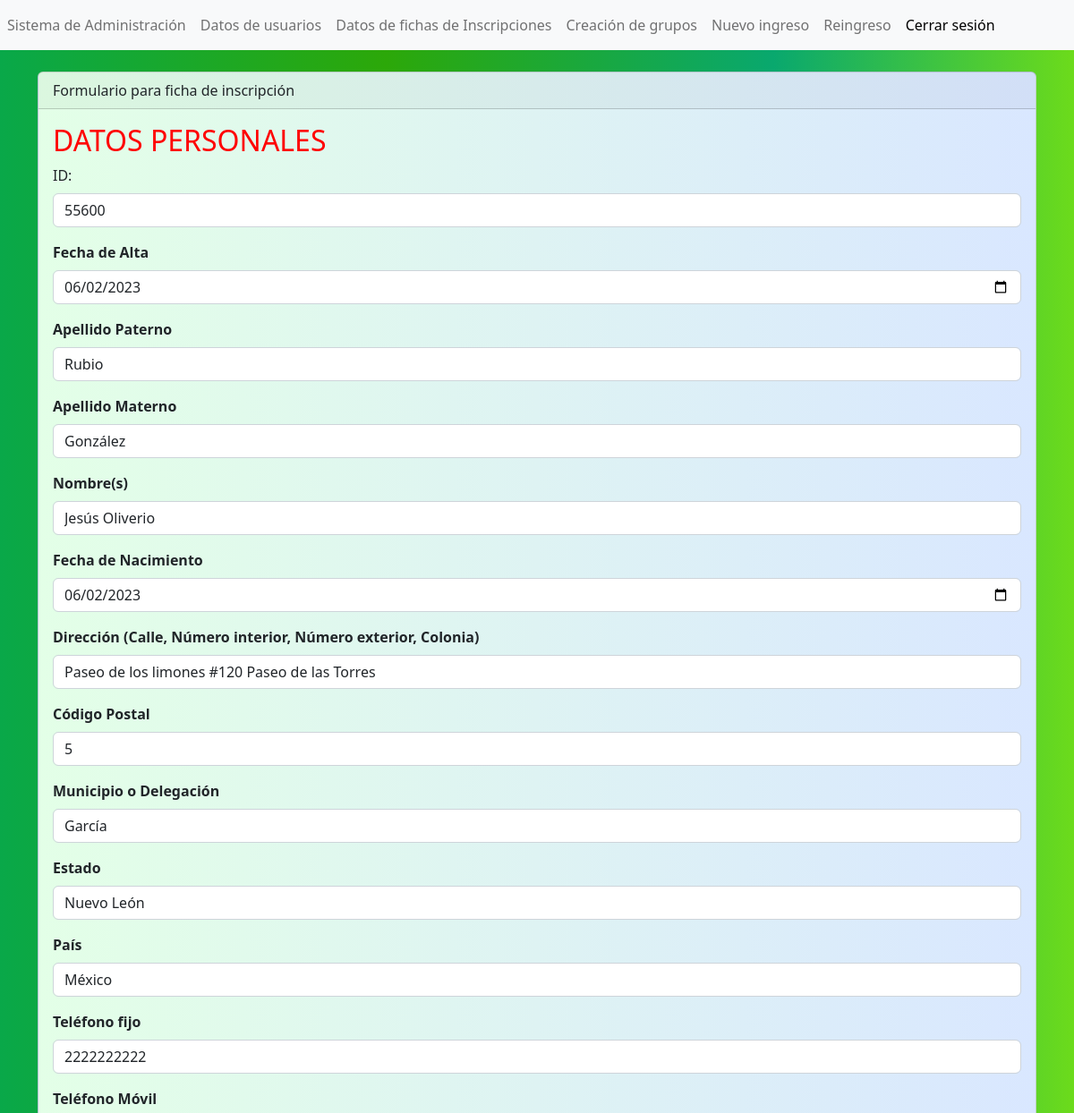
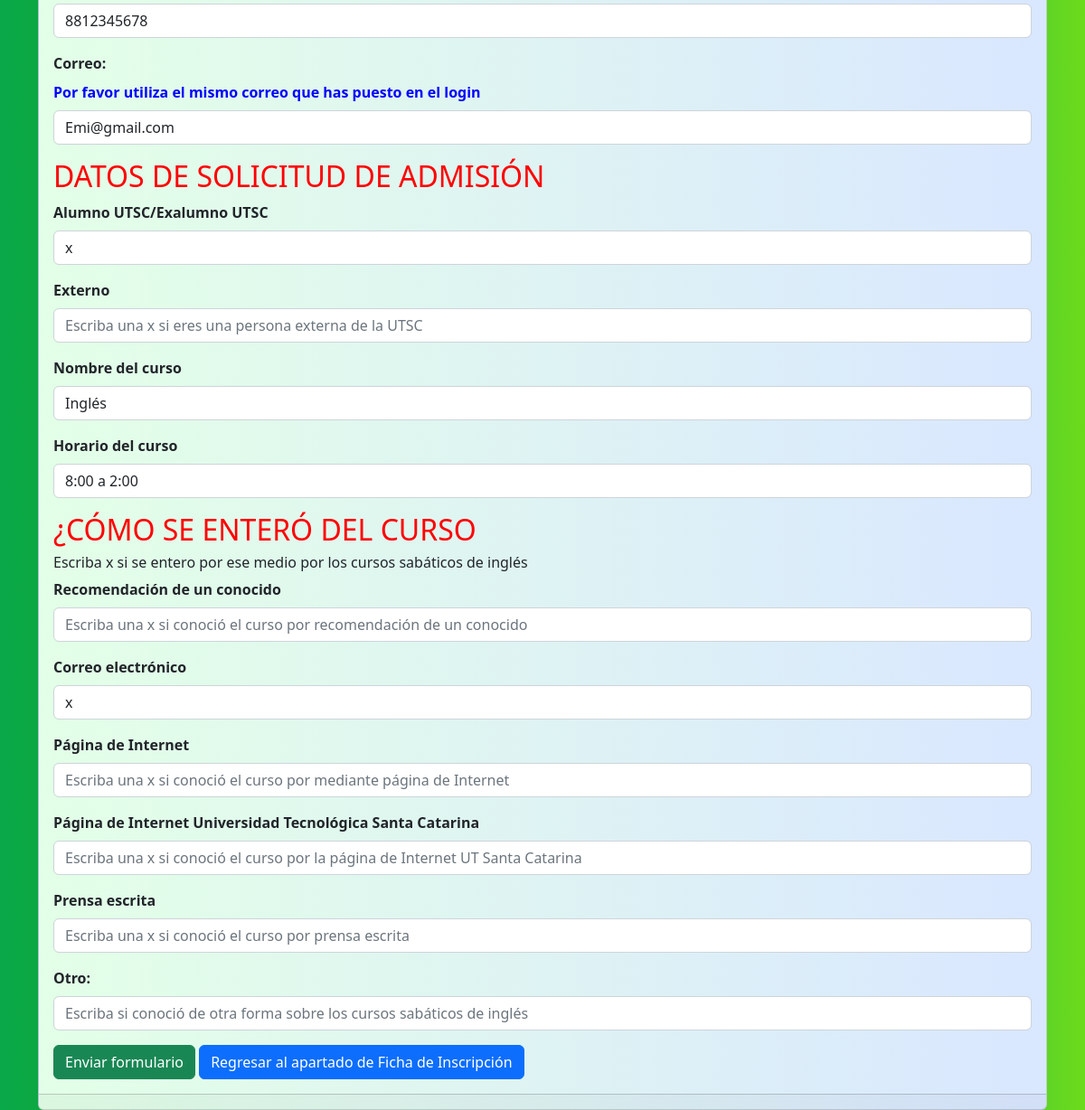
The app's page /administrador/fichainscripciones/editar.php?txtID=55600 (signed in) with its own data (2 pictures, top to bottom).
### tables this page shows
CREATE TABLE `fichainscripcion` (
  `idFichaInscripcion` int(11) NOT NULL,
  `fechaAlta` date NOT NULL,
  `apellidopaterno` text NOT NULL,
  `apellidomaterno` text NOT NULL,
  `nombres` text NOT NULL,
  `fecha_nac` date NOT NULL,
  `direccion` text NOT NULL,
  `cd` int(5) NOT NULL,
  `municipio` text NOT NULL,
  `estado` text NOT NULL,
  `pais` text NOT NULL,
  `tel_fijo` text NOT NULL,
  `tel_mov` text NOT NULL,
  `correo` text NOT NULL,
  `alumno` text NOT NULL,
  `externo` text NOT NULL,
  `nombre_curso` text NOT NULL,
  `horario_curso` text NOT NULL,
  `re_de_con` text NOT NULL,
  `correo_ut` text NOT NULL,
  `pag_internet` text NOT NULL,
  `pag_int_ut` text NOT NULL,
  `prensa_escrita` text NOT NULL,
  `otro` text NOT NULL,
  `id_usuario` int(11) NOT NULL
);

CREATE TABLE `usuario` (
  `id` int(11) NOT NULL,
  `usuario` text NOT NULL,
  `password` text NOT NULL,
  `correo` text NOT NULL,
  `tipo` enum('alumno','maestro','administrador') NOT NULL
);

### administrador/fichainscripciones/editar.php (the view, shortened to what this page needs)
<?php
$conexion = mysqli_connect("localhost", "root", "", "sabaticos");
if (isset($_GET['txtID'])) {
    $txtID = $_GET['txtID'];
    $sentencia = $conexion->prepare("SELECT * FROM fichainscripcion WHERE idFichaInscripcion = ?");
    $sentencia->bind_param("i", $txtID);
    $sentencia->execute();
    $resultado = $sentencia->get_result();
    $registro = $resultado->fetch_assoc();
    $fechaAlta = $registro["fechaAlta"];
    $apellidopaterno = $registro["apellidopaterno"];
    $apellidomaterno = $registro["apellidomaterno"];
    $nombres = $registro["nombres"];
    $fecha_nac = $registro["fecha_nac"];
    $direccion = $registro["direccion"];
    $cd = $registro["cd"];
    $municipio = $registro["municipio"];
    $estado = $registro["estado"];
    $pais = $registro["pais"];
    $tel_fijo = $registro["tel_fijo"];
    $tel_mov = $registro["tel_mov"];
    $alumno = $registro["alumno"];
    $externo = $registro["externo"];
    $nombre_curso = $registro["nombre_curso"];
    $horario_curso = $registro["horario_curso"];
    $re_de_con = $registro["re_de_con"];
    $correo_ut = $registro["correo_ut"];
    $pag_internet = $registro["pag_internet"];
    $pag_int_ut = $registro["pag_int_ut"];
    $prensa_escrita = $registro["prensa_escrita"];
    $otro = $registro["otro"];
  }
?>
<?php include("../../templates/header2.php");?>
<br>
<div class="card">
    <div class="card-header">
        Formulario para ficha de inscripción
    </div>
    <div class="card-body">
    <form action="" method="post" enctype="multipart/form-data">
    <h2 style="color: red;"></strong>DATOS PERSONALES</strong></h2>
    <div class="mb-3">
      <label for="txtID" class="form-label">ID:</label>
      <input type="text"
      value="<?php echo $txtID; ?>"
        class="form-control" readonly name="txtID" id="txtID" aria-describedby="helpId" placeholder="ID">
    </div>
    <div class="mb-3">
        <strong><label for="fechaAlta" class="form-label">Fecha de Alta</label></strong>
        <input type="date" value="<?php echo $fechaAlta; ?>" class="form-control" name="fechaAlta" id="fechaAlta" aria-describedby="emailHelpId" placeholder="Fecha de alta" onfocus="(this.type='date')" onblur="formatDate(this)" required>
    </div>
    <div class="mb-3">
    <strong><label for="apellidopaterno" class="form-label">Apellido Paterno</label></strong>
      <input type="text"
      value="<?php echo $apellidopaterno; ?>"
        class="form-control" name="apellidopaterno" id="apellidopaterno" aria-describedby="helpId" placeholder="Escriba su apellido paterno" required>
    </div>
    <div class="mb-3">
    <strong><label for="apellidomaterno" class="form-label">Apellido Materno</label></strong>
      <input type="text"
      value="<?php echo $apellidomaterno; ?>"
        class="form-control" name="apellidomaterno" id="apellidomaterno" aria-describedby="helpId" placeholder="Escriba su apellido materno" required>
    </div>
    <div class="mb-3">
    <strong><label for="nombres" class="form-label">Nombre(s)</label></strong>
      <input type="text"
      value="<?php echo $nombres; ?>"
        class="form-control" name="nombres" id="nombres" aria-describedby="helpId" placeholder="Escriba su nombre o nombres" required>
    </div>
    <div class="mb-3">
    <strong><label for="fecha_nac" class="form-label">Fecha de Nacimiento</label></strong>
        <input type="date" value="<?php echo $fecha_nac; ?>" class="form-control" name="fecha_nac" id="fecha_nac" aria-describedby="emailHelpId" placeholder="Fecha de nacimiento" onfocus="(this.type='date')" onblur="formatDate(this)" required>
    </div>
    <div class="mb-3">
    <strong><label for="direccion" class="form-label">Dirección (Calle, Número interior, Número exterior, Colonia)</label></strong>
      <input type="text"
      value="<?php echo $direccion; ?>"
        class="form-control" name="direccion" id="direccion" aria-describedby="helpId" placeholder="Escriba su dirección" required>
    </div>
    <div class="mb-3">
    <strong><label for="cd" class="form-label">Código Postal</label></strong>
      <input type="number"
      value="<?php echo $cd; ?>"
        class="form-control" name="cd" id="cd" aria-describedby="helpId" placeholder="Escriba su código postal" required>
    </div>
    <div class="mb-3">
    <strong><label for="municipio" class="form-label">Municipio o Delegación</label></strong>
      <input type="text"
      value="<?php echo $municipio; ?>"
        class="form-control" name="municipio" id="municipio" aria-describedby="helpId" placeholder="Escriba su municipio o delegación" required>
    </div>
    <div class="mb-3">
    <strong><label for="estado" class="form-label">Estado</label></strong>
      <input type="text"
      value="<?php echo $estado; ?>"
        class="form-control" name="estado" id="estado" aria-describedby="helpId" placeholder="Escriba su estado" required>
    </div>
    <div class="mb-3">
    <strong><label for="pais" class="form-label">País</label></strong>
      <input type="text"
      value="<?php echo $pais; ?>"
        class="form-control" name="pais" id="pais" aria-describedby="helpId" placeholder="Escriba su país" required>
    </div>
    <div class="mb-3">
    <strong><label for="tel_fijo" class="form-label">Teléfono fijo</label></strong>
      <input type="text"
      value="<?php echo $tel_fijo; ?>"
        class="form-control" name="tel_fijo" id="tel_fijo" aria-describedby="helpId" placeholder="Escriba su teléfono fijo" required>
    </div>
    <div class="mb-3">
    <strong><label for="tel_mov" class="form-label">Teléfono Móvil</label></strong>
      <input type="text"
      value="<?php echo $tel_mov; ?>"
        class="form-control" name="tel_mov" id="tel_mov" aria-describedby="helpId" placeholder="Escriba su teléfono móvil" required>
    </div>
    <div class="mb-3">
    <strong><label for="correo" class="form-label">Correo:</label></br></strong>
    <strong><label style="color: blue;" for="correo" class="form-label">Por favor utiliza el mismo correo que has puesto en el login</label></strong>
      <input type="email"
      value="<?php echo $correo; ?>"
        class="form-control" name="correo" id="correo" aria-describedby="helpId" placeholder="Escriba su correo" required>
    </div>
    <h2 style="color: red;"></strong>DATOS DE SOLICITUD DE ADMISIÓN</strong></h2>
    <div class="mb-3">
    <strong><label for="alumno" class="form-label">Alumno UTSC/Exalumno UTSC</label></strong>
      <input type="text"
      value="<?php echo $alumno; ?>"
        class="form-control" name="alumno" id="alumno" aria-describedby="helpId" placeholder="Escriba una x si es alumno o exalumno de la UTSC">
    </div>
    <div class="mb-3">
    <strong><label for="externo" class="form-label">Externo</label></strong>
      <input type="text"
      value="<?php echo $externo; ?>"
        class="form-control" name="externo" id="externo" aria-describedby="helpId" placeholder="Escriba una x si eres una persona externa de la UTSC">
    </div>
    <div class="mb-3">
    <strong><label for="nombre_curso" class="form-label">Nombre del curso</label></strong>
      <input type="text"
      value="<?php echo $nombre_curso; ?>"
        class="form-control" name="nombre_curso" id="nombre_curso" aria-describedby="helpId" placeholder="Escriba el nombre del curso a ingresar" required>
    </div>
    <div class="mb-3">
    <strong><label for="horario_curso" class="form-label">Horario del curso</label></strong>
      <input type="text"
      value="<?php echo $horario_curso; ?>"
        class="form-control" name="horario_curso" id="horario_curso" aria-describedby="helpId" placeholder="Escriba el horario del curso" required>
    </div>
    <h2 style="color: red;"></strong>¿CÓMO SE ENTERÓ DEL CURSO</strong></h2>
    <h6></strong>Escriba x si se entero por ese medio por los cursos sabáticos de inglés</strong></h6>
    <div class="mb-3">
    <strong><label for="re_de_con" class="form-label">Recomendación de un conocido</label></strong>
      <input type="text"
      value="<?php echo $re_de_con; ?>"
        class="form-control" name="re_de_con" id="re_de_con" aria-describedby="helpId" placeholder="Escriba una x si conoció el curso por recomendación de un conocido">
    </div>
    <div class="mb-3">
    <strong><label for="correo_ut" class="form-label">Correo electrónico</label></strong>
      <input type="text"
      value="<?php echo $correo_ut; ?>"
        class="form-control" name="correo_ut" id="correo_ut" aria-describedby="helpId" placeholder="Escriba una x si conoció el curso por correo electrónico">
    </div>
    <div class="mb-3">
    <strong><label for="pag_internet" class="form-label">Página de Internet</label></strong>
      <input type="text"
      value="<?php echo $pag_internet; ?>"
        class="form-control" name="pag_internet" id="pag_internet" aria-describedby="helpId" placeholder="Escriba una x si conoció el curso por mediante página de Internet">
    </div>
    <div class="mb-3">
    <strong><label for="pag_int_ut" class="form-label">Página de Internet Universidad Tecnológica Santa Catarina</label></strong>
      <input type="text"
      value="<?php echo $pag_int_ut; ?>"
        class="form-control" name="pag_int_ut" id="pag_int_ut" aria-describedby="helpId" placeholder="Escriba una x si conoció el curso por la página de Internet UT Santa Catarina">
    </div>
    <div class="mb-3">
    <strong><label for="prensa_escrita" class="form-label">Prensa escrita</label></strong>
      <input type="text"
      value="<?php echo $prensa_escrita; ?>"
        class="form-control" name="prensa_escrita" id="prensa_escrita" aria-describedby="helpId" placeholder="Escriba una x si conoció el curso por prensa escrita">
    </div>
    <div class="mb-3">
    <strong><label for="otro" class="form-label">Otro: </label></strong>
      <input type="text"
      value="<?php echo $otro; ?>"
        class="form-control" name="otro" id="otro" aria-describedby="helpId" placeholder="Escriba si conoció de otra forma sobre los cursos sabáticos de inglés">
    </div>
    <button type="submit" class="btn btn-success">Enviar formulario</button>
    <a name="" id="" class="btn btn-primary" href="index.php" role="button">Regresar al apartado de Ficha de Inscripción</a>
    </form>
    </div>
    <div class="card-footer text-muted"></div>
</div>
<?php include("../../templates/footer2.php");?>

### templates/header2.php (style rules this page uses)
body { background: rgb(9,168,73); background: linear-gradient(90deg, rgba(9,168,73,1) 0%, rgba(44,168,9,1) 36%, rgba(9,168,110,1) 72%, rgba(108,219,27,1) 100%); }
.card { background: linear-gradient(90deg, #e3ffe7 0%, #d9e7ff 100%); }

### records on screen
fichainscripcion: fechaAlta "06/02/2023", apellidopaterno "Rubio", apellidomaterno "González", nombres "Jesús Oliverio", fecha_nac "06/02/2023", direccion "Paseo de los limones #120 Paseo de las Torres", cd "5", municipio "García", estado "Nuevo León", pais "México", tel_fijo "2222222222", tel_mov "8812345678", alumno "x", nombre_curso "Inglés", horario_curso "8:00 a 2:00", correo_ut "x"
usuario: correo "Emi@gmail.com"
